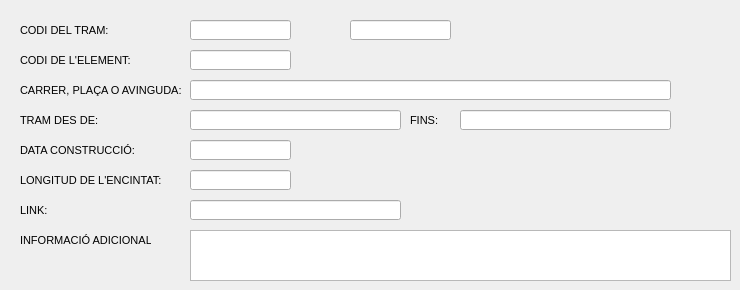
   <widget class="QWidget" name="tab">
    <attribute name="title">
     <string>General</string>
    </attribute>
    <widget class="QLineEdit" name="link">
     <property name="enabled">
      <bool>true</bool>
     </property>
     <property name="geometry">
      <rect>
       <x>190</x>
       <y>200</y>
       <width>211</width>
       <height>20</height>
      </rect>
     </property>
     <property name="font">
      <font>
       <family>Arial</family>
      </font>
     </property>
     <property name="text">
      <string/>
     </property>
    </widget>
    <widget class="QLabel" name="add_inf_label">
     <property name="geometry">
      <rect>
       <x>20</x>
       <y>230</y>
       <width>131</width>
       <height>21</height>
      </rect>
     </property>
     <property name="font">
      <font>
       <family>Arial</family>
       <pointsize>8</pointsize>
       <weight>50</weight>
       <bold>false</bold>
      </font>
     </property>
     <property name="text">
      <string>INFORMACIÓ ADICIONAL:</string>
     </property>
    </widget>
    <widget class="QLineEdit" name="build_date">
     <property name="enabled">
      <bool>true</bool>
     </property>
     <property name="geometry">
      <rect>
       <x>190</x>
       <y>140</y>
       <width>101</width>
       <height>20</height>
      </rect>
     </property>
     <property name="font">
      <font>
       <family>Arial</family>
      </font>
     </property>
    </widget>
    <widget class="QLabel" name="eje_id_label">
     <property name="geometry">
      <rect>
       <x>20</x>
       <y>20</y>
       <width>131</width>
       <height>21</height>
      </rect>
     </property>
     <property name="font">
      <font>
       <family>Arial</family>
       <pointsize>8</pointsize>
       <weight>50</weight>
       <bold>false</bold>
      </font>
     </property>
     <property name="text">
      <string>CODI DEL TRAM:</string>
     </property>
    </widget>
    <widget class="QLabel" name="arc_id_label">
     <property name="geometry">
      <rect>
       <x>20</x>
       <y>50</y>
       <width>131</width>
       <height>21</height>
      </rect>
     </property>
     <property name="font">
      <font>
       <family>Arial</family>
       <pointsize>8</pointsize>
       <weight>50</weight>
       <bold>false</bold>
      </font>
     </property>
     <property name="text">
      <string>CODI DE L'ELEMENT:</string>
     </property>
    </widget>
    <widget class="QPlainTextEdit" name="add_inf">
     <property name="geometry">
      <rect>
       <x>190</x>
       <y>230</y>
       <width>541</width>
       <height>51</height>
      </rect>
     </property>
    </widget>
    <widget class="QLabel" name="lenght_label">
     <property name="geometry">
      <rect>
       <x>20</x>
       <y>170</y>
       <width>141</width>
       <height>21</height>
      </rect>
     </property>
     <property name="font">
      <font>
       <family>Arial</family>
       <pointsize>8</pointsize>
       <weight>50</weight>
       <bold>false</bold>
      </font>
     </property>
     <property name="text">
      <string>LONGITUD DE L'ENCINTAT:</string>
     </property>
    </widget>
    <widget class="QLabel" name="street_fin_label">
     <property name="geometry">
      <rect>
       <x>410</x>
       <y>110</y>
       <width>61</width>
       <height>21</height>
      </rect>
     </property>
     <property name="font">
      <font>
       <family>Arial</family>
       <pointsize>8</pointsize>
       <weight>50</weight>
       <bold>false</bold>
      </font>
     </property>
     <property name="text">
      <string>FINS:</string>
     </property>
    </widget>
    <widget class="QLineEdit" name="length">
     <property name="enabled">
      <bool>true</bool>
     </property>
     <property name="geometry">
      <rect>
       <x>190</x>
       <y>170</y>
       <width>101</width>
       <height>20</height>
      </rect>
     </property>
     <property name="font">
      <font>
       <family>Arial</family>
      </font>
     </property>
    </widget>
    <widget class="QLineEdit" name="street">
     <property name="enabled">
      <bool>true</bool>
     </property>
     <property name="geometry">
      <rect>
       <x>190</x>
       <y>80</y>
       <width>481</width>
       <height>20</height>
      </rect>
     </property>
     <property name="font">
      <font>
       <family>Arial</family>
      </font>
     </property>
    </widget>
    <widget class="QLabel" name="build_date_label">
     <property name="geometry">
      <rect>
       <x>20</x>
       <y>140</y>
       <width>131</width>
       <height>21</height>
      </rect>
     </property>
     <property name="font">
      <font>
       <family>Arial</family>
       <pointsize>8</pointsize>
       <weight>50</weight>
       <bold>false</bold>
      </font>
     </property>
     <property name="text">
      <string>DATA CONSTRUCCIÓ:</string>
     </property>
    </widget>
    <widget class="QLabel" name="street_ini_label">
     <property name="geometry">
      <rect>
       <x>20</x>
       <y>110</y>
       <width>141</width>
       <height>21</height>
      </rect>
     </property>
     <property name="font">
      <font>
       <family>Arial</family>
       <pointsize>8</pointsize>
       <weight>50</weight>
       <bold>false</bold>
      </font>
     </property>
     <property name="text">
      <string>TRAM DES DE:</string>
     </property>
    </widget>
    <widget class="QLineEdit" name="label">
     <property name="enabled">
      <bool>true</bool>
     </property>
     <property name="geometry">
      <rect>
       <x>190</x>
       <y>50</y>
       <width>101</width>
       <height>20</height>
      </rect>
     </property>
     <property name="font">
      <font>
       <family>Arial</family>
      </font>
     </property>
    </widget>
    <widget class="QLabel" name="link_label">
     <property name="geometry">
      <rect>
       <x>20</x>
       <y>200</y>
       <width>131</width>
       <height>21</height>
      </rect>
     </property>
     <property name="font">
      <font>
       <family>Arial</family>
       <pointsize>8</pointsize>
       <weight>50</weight>
       <bold>false</bold>
      </font>
     </property>
     <property name="text">
      <string>LINK:</string>
     </property>
    </widget>
    <widget class="QLineEdit" name="street_end">
     <property name="enabled">
      <bool>true</bool>
     </property>
     <property name="geometry">
      <rect>
       <x>460</x>
       <y>110</y>
       <width>211</width>
       <height>20</height>
      </rect>
     </property>
     <property name="font">
      <font>
       <family>Arial</family>
      </font>
     </property>
    </widget>
    <widget class="QLabel" name="street_label">
     <property name="geometry">
      <rect>
       <x>20</x>
       <y>80</y>
       <width>161</width>
       <height>21</height>
      </rect>
     </property>
     <property name="font">
      <font>
       <family>Arial</family>
       <pointsize>8</pointsize>
       <weight>50</weight>
       <bold>false</bold>
      </font>
     </property>
     <property name="text">
      <string>CARRER, PLAÇA O AVINGUDA:</string>
     </property>
    </widget>
    <widget class="QLineEdit" name="axis_id">
     <property name="enabled">
      <bool>true</bool>
     </property>
     <property name="geometry">
      <rect>
       <x>190</x>
       <y>20</y>
       <width>101</width>
       <height>20</height>
      </rect>
     </property>
     <property name="font">
      <font>
       <family>Arial</family>
      </font>
     </property>
    </widget>
    <widget class="QLineEdit" name="street_start">
     <property name="enabled">
      <bool>true</bool>
     </property>
     <property name="geometry">
      <rect>
       <x>190</x>
       <y>110</y>
       <width>211</width>
       <height>20</height>
      </rect>
     </property>
     <property name="font">
      <font>
       <family>Arial</family>
      </font>
     </property>
    </widget>
    <widget class="QLineEdit" name="arc_id">
     <property name="enabled">
      <bool>true</bool>
     </property>
     <property name="geometry">
      <rect>
       <x>350</x>
       <y>20</y>
       <width>101</width>
       <height>20</height>
      </rect>
     </property>
     <property name="font">
      <font>
       <family>Arial</family>
      </font>
     </property>
    </widget>
   </widget>
